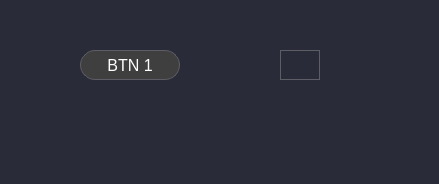
<?xml version="1.0" encoding="UTF-8"?>
<ui version="4.0">
 <class>MainWindow</class>
 <widget class="QMainWindow" name="MainWindow">
  <property name="geometry">
   <rect>
    <x>0</x>
    <y>0</y>
    <width>439</width>
    <height>184</height>
   </rect>
  </property>
  <property name="windowTitle">
   <string>MainWindow</string>
  </property>
  <property name="styleSheet">
   <string notr="true">*{
background-color: rgb(41, 43, 56);}

QPushButton#btn_1:hover{
	border: 1px solid rgb(237, 51, 59);
}

QPushButton#btn_1:pressed{
	background-color: rgb(237, 51, 59);
}

QPushButton#btn_2{
	border-radius: none;
	border: 1px solid rgb(94, 92, 100);
	background-color: transparent;
}

QPushButton#btn_2:hover{
	border: 1px solid rgb(22, 23, 30);
	background-color: rgb(61, 56, 70);
}

QPushButton#btn_2:pressed{
	background-color: rgb(94, 92, 100);
	border: 1px solid rgb(22, 23, 30);
}


/*BUTTON */
QPushButton{
	border-radius: 15px;
	border: 1px solid rgb(94, 92, 100);
	background-color:rgb(63, 63, 63);
	color:white;
	font-size: 16px;
	height: 30px;
}

QPushButton:hover{
		border: 1px solid #2196F3;
}

QPushButton:pressed{
	background-color: #2196F3;
}

QPushButton:disabled {
	background-color:rgb(44, 44, 44);
}

QPushButton:!enabled{
	background-color: rgb(44, 44, 44);
}</string>
  </property>
  <widget class="QWidget" name="centralwidget">
   <widget class="QPushButton" name="btn_1">
    <property name="geometry">
     <rect>
      <x>80</x>
      <y>50</y>
      <width>100</width>
      <height>30</height>
     </rect>
    </property>
    <property name="text">
     <string>BTN 1</string>
    </property>
   </widget>
   <widget class="QPushButton" name="btn_2">
    <property name="geometry">
     <rect>
      <x>280</x>
      <y>50</y>
      <width>40</width>
      <height>30</height>
     </rect>
    </property>
    <property name="text">
     <string/>
    </property>
    <property name="icon">
     <iconset resource="../files.qrc">
      <normaloff>:/16x16/icons/16x16/icon_info.svg</normaloff>:/16x16/icons/16x16/icon_info.svg</iconset>
    </property>
   </widget>
  </widget>
  <widget class="QMenuBar" name="menubar">
   <property name="geometry">
    <rect>
     <x>0</x>
     <y>0</y>
     <width>439</width>
     <height>22</height>
    </rect>
   </property>
  </widget>
  <widget class="QStatusBar" name="statusbar"/>
 </widget>
 <resources>
  <include location="../files.qrc"/>
 </resources>
 <connections/>
</ui>
